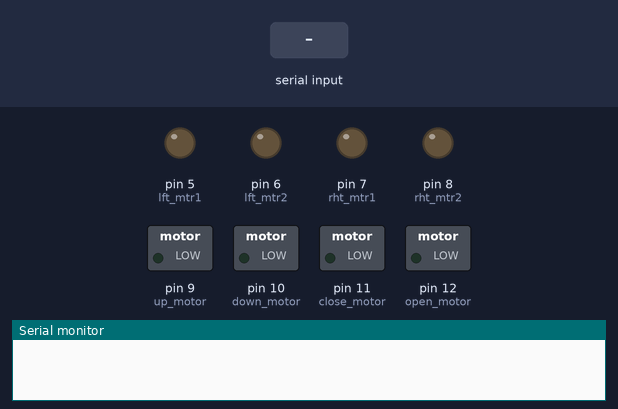
The sketch below on a simulated Arduino Uno, built with avr-gcc and run on an emulated ATmega328P. Parts: switched loads named in the sketch (green lamp = pin HIGH), output pins drawn as LEDs (lit = HIGH), the last lines printed to the serial monitor. The test bench sets the inputs (shaded band).

Above: at 1.2 s.
1.3 s: "F" received over Serial
At 2.0 s:
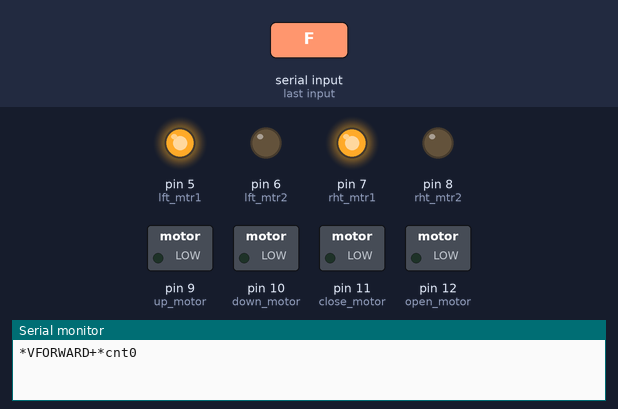
2.9 s: "B" received over Serial
At 4.2 s:
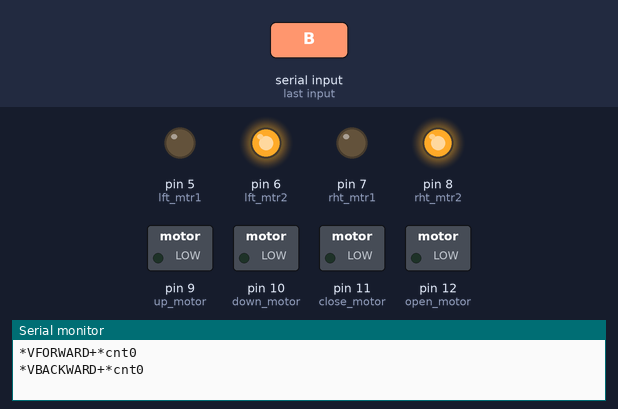
4.5 s: "R" received over Serial
At 5.6 s:
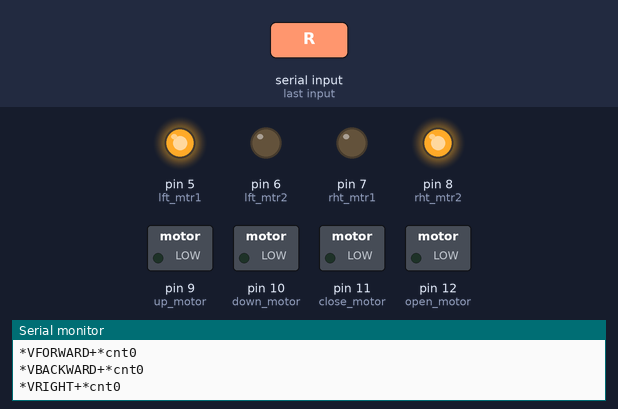
6.1 s: "L" received over Serial
At 6.9 s:
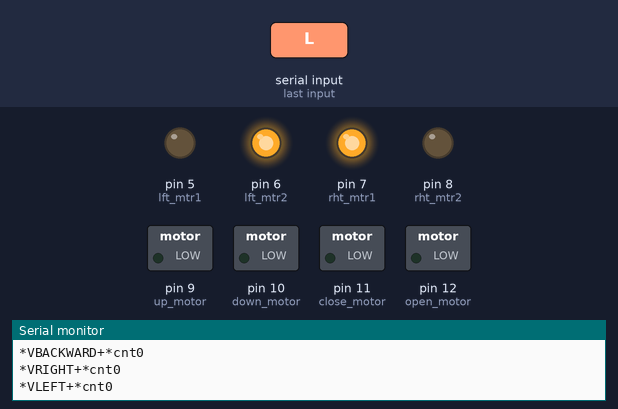
7.7 s: "U" received over Serial
At 8.1 s:
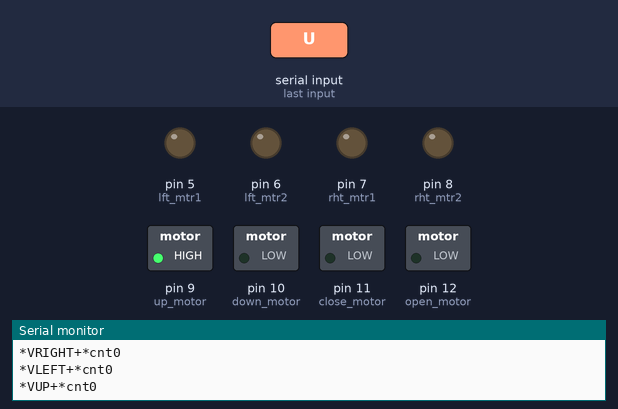
9.3 s: "D" received over Serial
At 10.5 s:
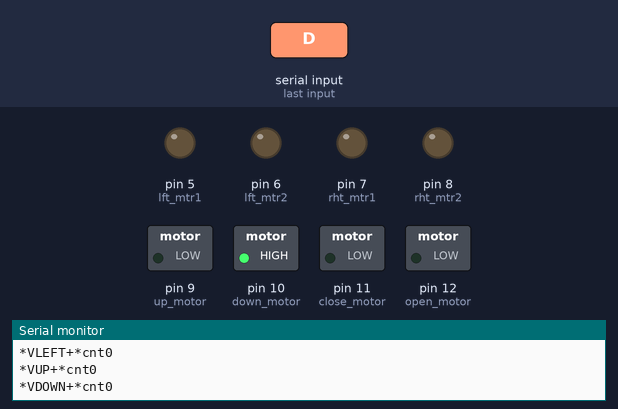
Timing chart, 0 to 11.9 s (numbered marks = the images above; inputs shaded):
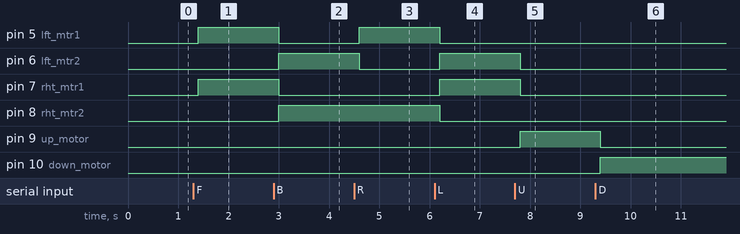

Measured:
- after the input at 1.3 s, pin 5 (lft_mtr1), pin 7 (rht_mtr1): LOW → HIGH after 0.10 s
- after the input at 2.9 s, pin 5 (lft_mtr1), pin 7 (rht_mtr1): HIGH → LOW after 0.10 s; pin 6 (lft_mtr2), pin 8 (rht_mtr2): LOW → HIGH after 0.10 s
- after the input at 4.5 s, pin 5 (lft_mtr1): LOW → HIGH after 0.10 s; pin 6 (lft_mtr2): HIGH → LOW after 0.10 s
- after the input at 6.1 s, pin 5 (lft_mtr1), pin 8 (rht_mtr2): HIGH → LOW after 0.10 s; pin 6 (lft_mtr2), pin 7 (rht_mtr1): LOW → HIGH after 0.10 s
- after the input at 7.7 s, pin 6 (lft_mtr2), pin 7 (rht_mtr1): HIGH → LOW after 0.10 s; pin 9 (up_motor): LOW → HIGH after 0.10 s
- after the input at 9.3 s, pin 9 (up_motor): HIGH → LOW after 0.10 s; pin 10 (down_motor): LOW → HIGH after 0.10 s

The sketch:

Pick_Place_Robot.ino
```cpp
//Robot - Pick & Place

const int  lft_mtr1=5, lft_mtr2=6, rht_mtr1=7, rht_mtr2=8; //Motor Driver Initialization for Robot
const int up_motor=9, down_motor=10, close_motor=11, open_motor=12;   //Motor Driver Initialization for Arm

int forward_flag = 0, backward_flag = 0, right_flag = 0, left_flag = 0, stop_flag = 0;  //For Robot Movement
int up_flag = 0,down_flag = 0, hold_flag = 0;  //Robotic Arm Placement
int open_flag = 0,close_flag = 0; //Robotic Arm Picking and Holding
int cnt=0;

String Vehicle_status= "STOP",Data;

void setup()
{
  Serial.begin(9600);
  pinMode(lft_mtr1,OUTPUT);
  pinMode(lft_mtr2,OUTPUT);
  pinMode(rht_mtr1,OUTPUT);
  pinMode(rht_mtr2,OUTPUT);

  pinMode(up_motor,OUTPUT);
  pinMode(down_motor,OUTPUT);
  pinMode(close_motor,OUTPUT);
  pinMode(open_motor,OUTPUT);
}

void loop()
{
  if(Serial.available())
  {
    delay(100);
    char c=Serial.read();

    digitalWrite(lft_mtr1,LOW);
    digitalWrite(lft_mtr2,LOW);

    digitalWrite(rht_mtr1,LOW);
    digitalWrite(rht_mtr2,LOW);

    ///////////////////////////

    digitalWrite(up_motor,LOW);
    digitalWrite(down_motor,LOW);

    digitalWrite(close_motor,LOW);
    digitalWrite(open_motor,LOW);

    if(c=='F')
    {
        digitalWrite(lft_mtr1,HIGH);
        digitalWrite(lft_mtr2,LOW);

        digitalWrite(rht_mtr1,HIGH);
        digitalWrite(rht_mtr2,LOW);

        Vehicle_status= "FORWARD";
    }

    if(c=='B')
    {
        digitalWrite(lft_mtr1,LOW);
        digitalWrite(lft_mtr2,HIGH);

        digitalWrite(rht_mtr1,LOW);
        digitalWrite(rht_mtr2,HIGH);

        Vehicle_status= "BACKWARD";
    }

    if(c=='R')
    {
        digitalWrite(lft_mtr1,HIGH);
        digitalWrite(lft_mtr2,LOW);

        digitalWrite(rht_mtr1,LOW);
        digitalWrite(rht_mtr2,HIGH);

        Vehicle_status= "RIGHT";
    }

    if(c=='L')
    {
        digitalWrite(lft_mtr1,LOW);
        digitalWrite(lft_mtr2,HIGH);

        digitalWrite(rht_mtr1,HIGH);
        digitalWrite(rht_mtr2,LOW);

        Vehicle_status= "LEFT";
    }

    if(c=='S')
    {
        digitalWrite(lft_mtr1,LOW);
        digitalWrite(lft_mtr2,LOW);

        digitalWrite(rht_mtr1,LOW);
        digitalWrite(rht_mtr2,LOW);

        Vehicle_status= "STOP";
    }

    if(c=='U')
    {
        digitalWrite(down_motor,LOW);
        digitalWrite(up_motor,HIGH);

        digitalWrite(close_motor,LOW);
        digitalWrite(open_motor,LOW);

        Vehicle_status= "UP";
    }

    if(c=='D')
    {
        digitalWrite(down_motor,HIGH);
        digitalWrite(up_motor,LOW);

        digitalWrite(close_motor,LOW);
        digitalWrite(open_motor,LOW);

        Vehicle_status= "DOWN";
    }

    if(c=='H')
    {
        digitalWrite(down_motor,LOW);
        digitalWrite(up_motor,LOW);

        digitalWrite(close_motor,LOW);
        digitalWrite(open_motor,LOW);

        Vehicle_status= "HOLD";
    }

    if(c=='O')
    {
        digitalWrite(down_motor,LOW);
        digitalWrite(up_motor,LOW);

        digitalWrite(close_motor,LOW);
        digitalWrite(open_motor,HIGH);

        Vehicle_status= "OPEN";
    }

    if(c=='C')
    {
        digitalWrite(down_motor,LOW);
        digitalWrite(up_motor,LOW);

        digitalWrite(close_motor,HIGH);
        digitalWrite(open_motor,LOW);

        Vehicle_status= "CLOSE";
    }

 Data = "*V" + Vehicle_status +  "+*cnt" + cnt ;
 Serial.print(Data);
 Serial.println("");
 delay(1000);
 }
}
```
